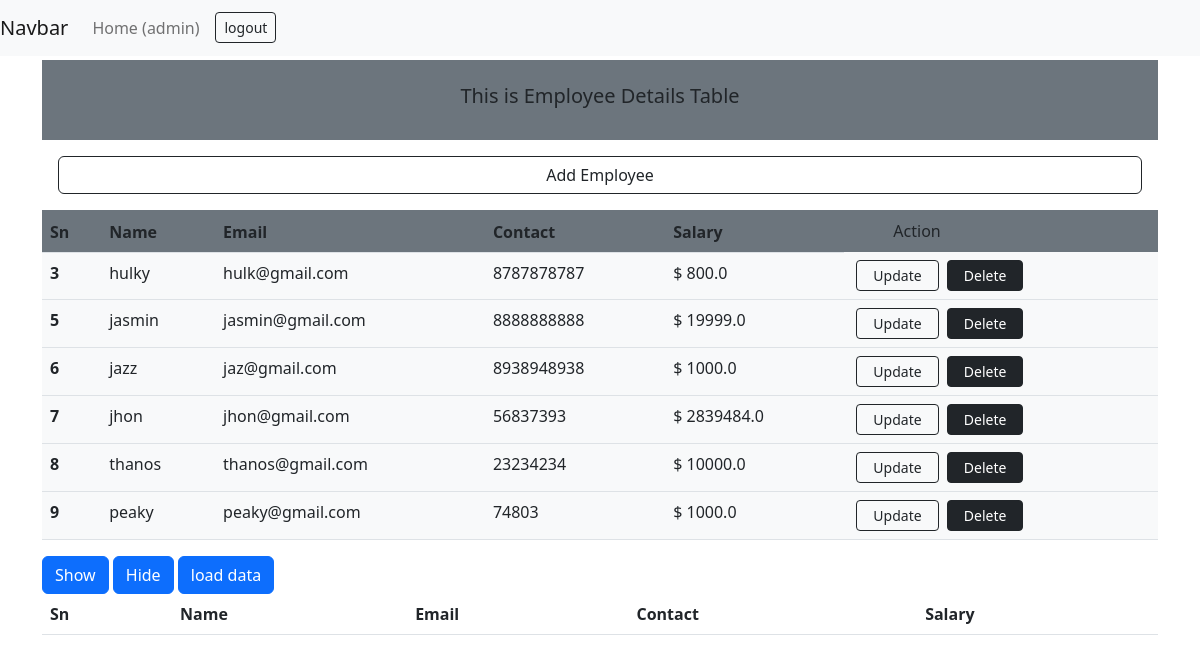
Before: / (signed in) with the older database file.
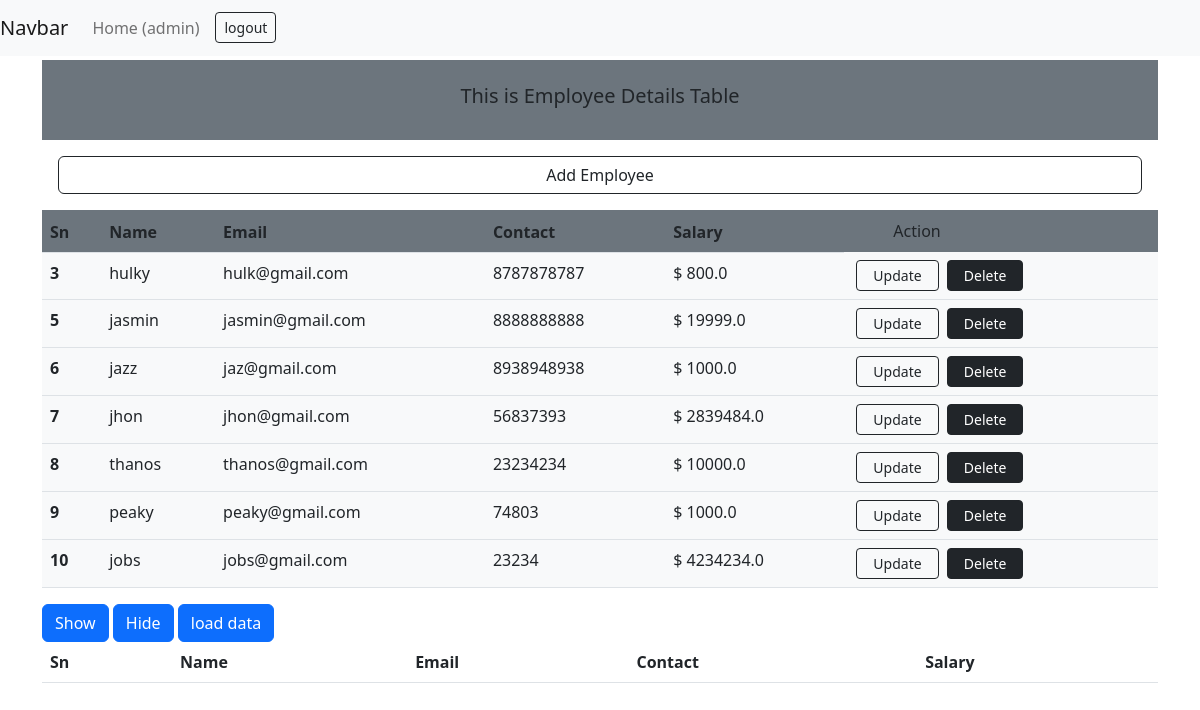
After: the same page with the newer database file.
### app/models.py (models this page shows, shortened)
class Employee(models.Model):
    emp_name = models.CharField(max_length=100)
    emp_email = models.EmailField()
    emp_contact = models.CharField(max_length=15)
    emp_salary = models.FloatField()

### app/views.py (the view)
# urls.py: path('', views.index, name="index"),
@login_required
def index(request):
    emp = Employee.objects.all().order_by('id')
    manager = Group.objects.filter(name='manager').first()
    permissions = Permission.objects.all()
    context = {
        'emp':emp,
        'manager' : manager,
        'permissions' : permissions
    }
    return render(request, 'app/index.html',context)

### app/templates/app/index.html (shortened to what this page needs)
{% extends 'app/base.html' %}
{% block content%}
    {% include 'app/navbar.html' %}
   <div class="container mt-1">
    <div class=" bg-secondary py-4 d-flex justify-content-center">
      <h5>This is Employee Details Table</h5>
    </div>
    {% if perms.app.add_employee %}
      <a href="{% url 'addEmployee' %}" class="btn btn-outline-dark mx-3 mt-3 d-flex justify-content-center" >Add Employee</a>
      {% else %}
      <button class="btn btn-outline-dark mx-5 mt-3 d-flex justify-content-center col-lg-11" disabled>You don't have any permission to add employee</button>
    {% endif %}
    <div>
        <table class="table bg-light mt-3">
            <thead class="thead-dark">
              <tr class="bg-secondary">
                <th scope="col">Sn</th>
                <th scope="col">Name</th>
                <th scope="col">Email</th>
                <th scope="col">Contact</th>
                <th scope="col">Salary</th>
                {% if perms.app.change_employee   %}
                <th scope="col" class="px-5 btn ">Action</th>
                {% endif %}
              </tr>
            </thead>
            <tbody>
              {% for employee in emp %}
              <tr>
                <th scope="row">{{employee.id}}</th>
                <td>{{employee.emp_name}}</td>
                <td>{{employee.emp_email}}</td>
                <td>{{employee.emp_contact}}</td>
                <td>$ {{employee.emp_salary}}</td>
                <td class=" " >
                  {% if perms.app.change_employee %}
                  <a href="{% url 'update-employee' employee.id %}" class="btn btn-sm btn-outline-dark px-3 mx-1">Update</a>
                  {% endif %}
                  {% if perms.app.delete_employee %}
                  <a href="{% url 'delete-employee' employee.id %}" class="btn btn-sm btn-dark px-3">Delete</a>
                  {% endif %}
                </td>
              </tr>
              {% endfor %}
            </tbody>
          </table>
    </div>
   </div>
   <div class="container">
    <div class="row">
      <div class="col-md-12">
        <button class="btn btn-primary" id="clickbtn">Show</button>
        <button class="btn btn-primary" id="hidebtn">Hide</button>
        <button class="btn btn-primary" id="loadbtn" onclick="this.style.visibility = 'hidden'">load data</button>
        <div class="maindata">
          <table class="table">
            <thead>
              <th>Sn</th>
              <th>Name</th>
              <th>Email</th>
              <th>Contact</th>
              <th>Salary</th>
            </thead>
          </table>
        </div>
      </div>
    </div>
   </div>
{% endblock %}

Changed rows visible on the page:
added Employee: id "10", emp_name "jobs", emp_email "jobs@gmail.com", emp_contact "23234", emp_salary "4234234.0"
